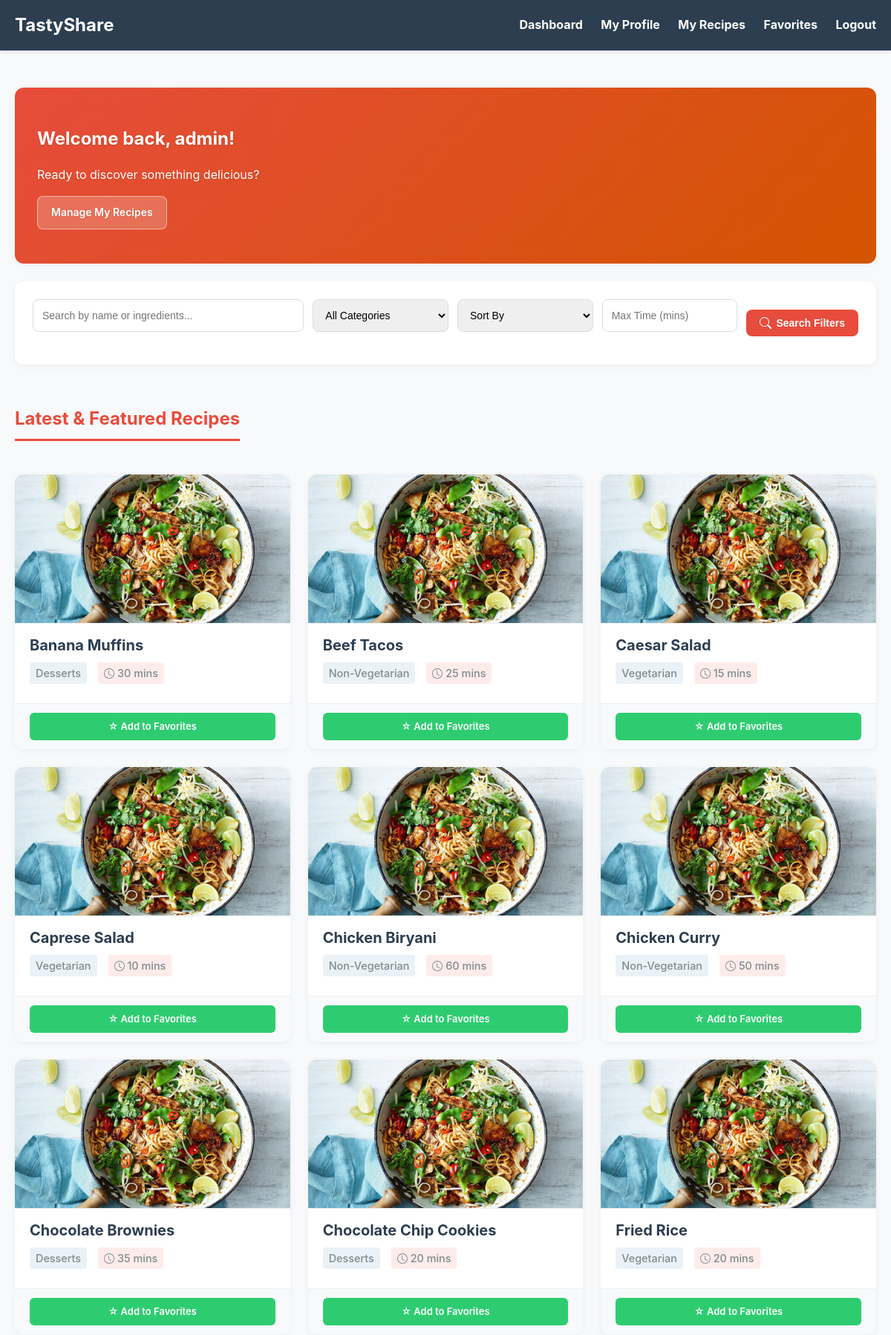
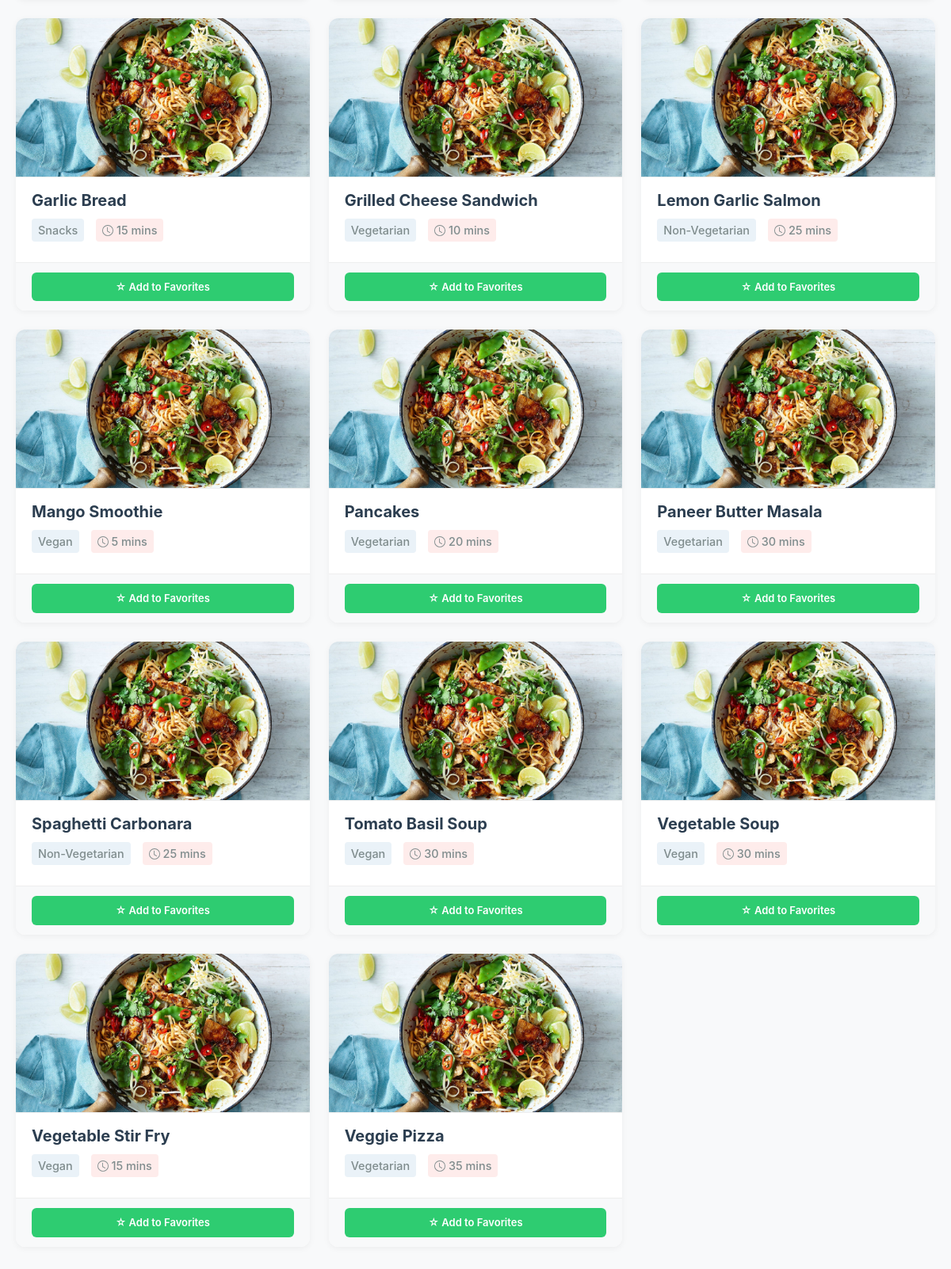
The page /dashboard/ (signed in, upper part) on the database its author committed (2 pictures, top to bottom).
### myapp/models.py (models this page shows, shortened)
class Recipe(models.Model):
    CATEGORY_CHOICES = [
        ('Vegetarian', 'Vegetarian'),
        ('Vegan', 'Vegan'),
        ('Non-Vegetarian', 'Non-Vegetarian'),
        ('Desserts', 'Desserts'),
        ('Snacks', 'Snacks'),
    ]
    STATUS_CHOICES = [
        ('Pending', 'Pending'),
        ('Approved', 'Approved'),
        ('Rejected', 'Rejected'),
    ]
    recipe_id = models.AutoField(primary_key=True)
    user = models.ForeignKey(UserRegister, on_delete=models.CASCADE)
    title = models.CharField(max_length=200)
    ingredients = models.TextField()
    preparation_steps = models.TextField()
    category = models.CharField(max_length=20, choices=CATEGORY_CHOICES)
    cooking_time = models.IntegerField()
    image = models.ImageField(upload_to="recipes/", blank=True, null=True)
    status = models.CharField(max_length=10, choices=STATUS_CHOICES, default='Pending')
    created_at = models.DateTimeField(default=timezone.now)
    updated_at = models.DateTimeField(auto_now=True)

### myapp/views.py (the view)
# urls.py: path("dashboard/", views.dashboard_view, name="dashboard"),
def dashboard_view(request):
    if not request.session.get("user_id"):
        return redirect("index")
    user_id = request.session["user_id"]
    recipes = Recipe.objects.filter(status='Approved')
    query = request.GET.get("q", "").strip()
    category = request.GET.get("category", "").strip()
    cooking_time = request.GET.get("cooking_time", "").strip()
    sort_by = request.GET.get("sort_by", "")  # optional sorting
    if query:
        recipes = recipes.filter(
            Q(title__icontains=query) | Q(ingredients__icontains=query)
        )
    if category:
        recipes = recipes.filter(category=category)
    if cooking_time:
        try:
            recipes = recipes.filter(cooking_time__lte=int(cooking_time))
        except ValueError:
            pass  # ignore invalid input
    if sort_by == "popularity":
        recipes = recipes.annotate(num_ratings=Count('rating')).order_by('-num_ratings')
    elif sort_by == "recent":
        recipes = recipes.order_by('-created_at')
    else:
        recipes = recipes.order_by('title')  # default alphabetical
    favorite_recipes = Favorite.objects.filter(user_id=user_id).values_list("recipe_id", flat=True)
    return render(request, "dashboard.html", {
        "username": request.session.get("username"),
        "recipes": recipes,
        "favorite_recipes": favorite_recipes,
        "categories": Recipe.CATEGORY_CHOICES,
        "request_get": request.GET  # to retain form values
    })

### templates/dashboard.html (shortened to what this page needs)
{% extends "base.html" %}
{% block content %}
<div class="dashboard-container">
    <div class="card welcome-card">
        <h2>Welcome back, <span class="username-highlight">{{ username }}</span>!</h2>
        <p>Ready to discover something delicious?</p>
        <p><a href="{% url 'recipe_list' %}" class="btn btn-secondary">Manage My Recipes</a></p>
    </div>
    <div class="card filter-card">
        <form method="get" action="{% url 'dashboard' %}" class="search-form">
            <input type="text" name="q" placeholder="Search by name or ingredients..." value="{{ request.GET.q }}">
            <select name="category">
                <option value="">All Categories</option>
            </select>
            <select name="sort_by">
                <option value="">Sort By</option>
            </select>
            <input type="number" name="cooking_time" placeholder="Max Time (mins)" value="{{ request.GET.cooking_time }}">
            <button type="submit" class="btn btn-primary">
                Search Filters
            </button>
        </form>
    </div>
    <h3 class="section-title">Latest & Featured Recipes</h3>
    <div class="recipe-grid">
        {% for recipe in recipes %}
        <div class="recipe-card">
            <a href="{% url 'ratings' recipe.recipe_id %}" class="card-link-wrapper">
                {% if recipe.image %}
                    <img src="{{ recipe.image.url }}" alt="{{ recipe.title }}" class="recipe-img" onerror="this.onerror=null; this.src='https://placehold.co/400x200/cccccc/333333?text=No+Image';">
                {% else %}
                    <img src="https://placehold.co/400x200/cccccc/333333?text=Recipe+Placeholder" alt="{{ recipe.title }}" class="recipe-img">
                {% endif %}
                <div class="recipe-card-content">
                    <h3 class="recipe-title">{{ recipe.title }}</h3>
                    <div class="recipe-meta">
                        <p class="category-tag">{{ recipe.category }}</p>
                        <p class="time-tag">
                            <svg xmlns="http://www.w3.org/2000/svg" width="14" height="14" fill="currentColor" viewBox="0 0 16 16" style="vertical-align: -2px;">
                                <path d="M8 3.5a.5.5 0 0 0-1 0V9a.5.5 0 0 0 .252.434l3.5 2a.5.5 0 0 0 .496-.868L8 8.71V3.5z"/>
                                <path d="M8 16A8 8 0 1 0 8 0a8 8 0 0 0 0 16zm0-1A7 7 0 1 1 8 1a7 7 0 0 1 0 14z"/>
                            </svg>
                            {{ recipe.cooking_time }} mins
                        </p>
                    </div>
                </div>
            </a>
            <div class="card-actions">
                {% if recipe.recipe_id in favorite_recipes %}
                    <a href="{% url 'remove_favorite' recipe.recipe_id %}" class="action-btn btn-remove-fav">
                        &#9733; Remove
                    </a>
                {% else %}
                    <a href="{% url 'add_favorite' recipe.recipe_id %}" class="action-btn btn-add-fav">
                        &#9734; Add to Favorites
                    </a>
                {% endif %}
            </div>
        </div>
        {% empty %}
        <p class="empty-state-message">No recipes found matching your criteria. Try adjusting your filters!</p>
        {% endfor %}
    </div>
</div>
{% endblock %}

### templates/base.html (style rules this page uses)
body { font-family: 'Segoe UI', Tahoma, Geneva, Verdana, sans-serif; margin: 0; padding: 0; background: #f0f2f5; color: #333; line-height: 1.6; }
.card { background: #ffffff; padding: 25px; margin-bottom: 20px; border-radius: 10px; box-shadow: 0 4px 10px rgba(0,0,0,0.08); }
input[type="text"], input[type="email"], input[type="password"], input[type="number"], select, textarea { width: 100%; padding: 12px; margin-bottom: 20px; border: 1px solid #ddd; border-radius: 6px; font-size: 16px; box-sizing: border-box; transition: border-color 0.3s; }
.btn { display: inline-block; padding: 12px 25px; background: #3498db; color: #fff; border: none; border-radius: 6px; text-decoration: none; cursor: pointer; font-size: 16px; font-weight: bold; transition: background 0.3s, transform 0.2s; }
.recipe-grid { display: grid; grid-template-columns: repeat(auto-fill, minmax(280px, 1fr)); gap: 25px; margin-top: 25px; }
.recipe-card { text-align: left; overflow: hidden; transition: transform 0.3s, box-shadow 0.3s; }
.recipe-card img.recipe-img { width: 100%; height: 200px; object-fit: cover; display: block; }
.recipe-card-content { padding: 15px; }
.recipe-card-content h3 { margin: 0 0 10px; font-size: 1.25rem; color: #2c3e50; }
.recipe-card-content p { margin: 0; color: #7f8c8d; font-size: 0.9rem; }

### rows shown on the page
Recipe: image (picture), title "Banana Muffins", category "Desserts", cooking_time "30", shows "☆ Add to Favorites"
Recipe: image (picture), title "Beef Tacos", category "Non-Vegetarian", cooking_time "25", shows "☆ Add to Favorites"
Recipe: image (picture), title "Caesar Salad", category "Vegetarian", cooking_time "15", shows "☆ Add to Favorites"
Recipe: image (picture), title "Caprese Salad", category "Vegetarian", cooking_time "10", shows "☆ Add to Favorites"
Recipe: image (picture), title "Chicken Biryani", category "Non-Vegetarian", cooking_time "60", shows "☆ Add to Favorites"
Recipe: image (picture), title "Chicken Curry", category "Non-Vegetarian", cooking_time "50", shows "☆ Add to Favorites"
Recipe: image (picture), title "Chocolate Brownies", category "Desserts", cooking_time "35", shows "☆ Add to Favorites"
Recipe: image (picture), title "Chocolate Chip Cookies", category "Desserts", cooking_time "20", shows "☆ Add to Favorites"
Recipe: image (picture), title "Fried Rice", category "Vegetarian", cooking_time "20", shows "☆ Add to Favorites"
Recipe: image (picture), title "Garlic Bread", category "Snacks", cooking_time "15", shows "☆ Add to Favorites"
Recipe: image (picture), title "Grilled Cheese Sandwich", category "Vegetarian", cooking_time "10", shows "☆ Add to Favorites"
Recipe: image (picture), title "Lemon Garlic Salmon", category "Non-Vegetarian", cooking_time "25", shows "☆ Add to Favorites"
Recipe: image (picture), title "Mango Smoothie", category "Vegan", cooking_time "5", shows "☆ Add to Favorites"
Recipe: image (picture), title "Pancakes", category "Vegetarian", cooking_time "20", shows "☆ Add to Favorites"
Recipe: image (picture), title "Paneer Butter Masala", category "Vegetarian", cooking_time "30", shows "☆ Add to Favorites"
Recipe: image (picture), title "Spaghetti Carbonara", category "Non-Vegetarian", cooking_time "25", shows "☆ Add to Favorites"
Recipe: image (picture), title "Tomato Basil Soup", category "Vegan", cooking_time "30", shows "☆ Add to Favorites"
Recipe: image (picture), title "Vegetable Soup", category "Vegan", cooking_time "30", shows "☆ Add to Favorites"
Recipe: image (picture), title "Vegetable Stir Fry", category "Vegan", cooking_time "15", shows "☆ Add to Favorites"
Recipe: image (picture), title "Veggie Pizza", category "Vegetarian", cooking_time "35", shows "☆ Add to Favorites"

### other values the page prints
{{ username }} "admin"
